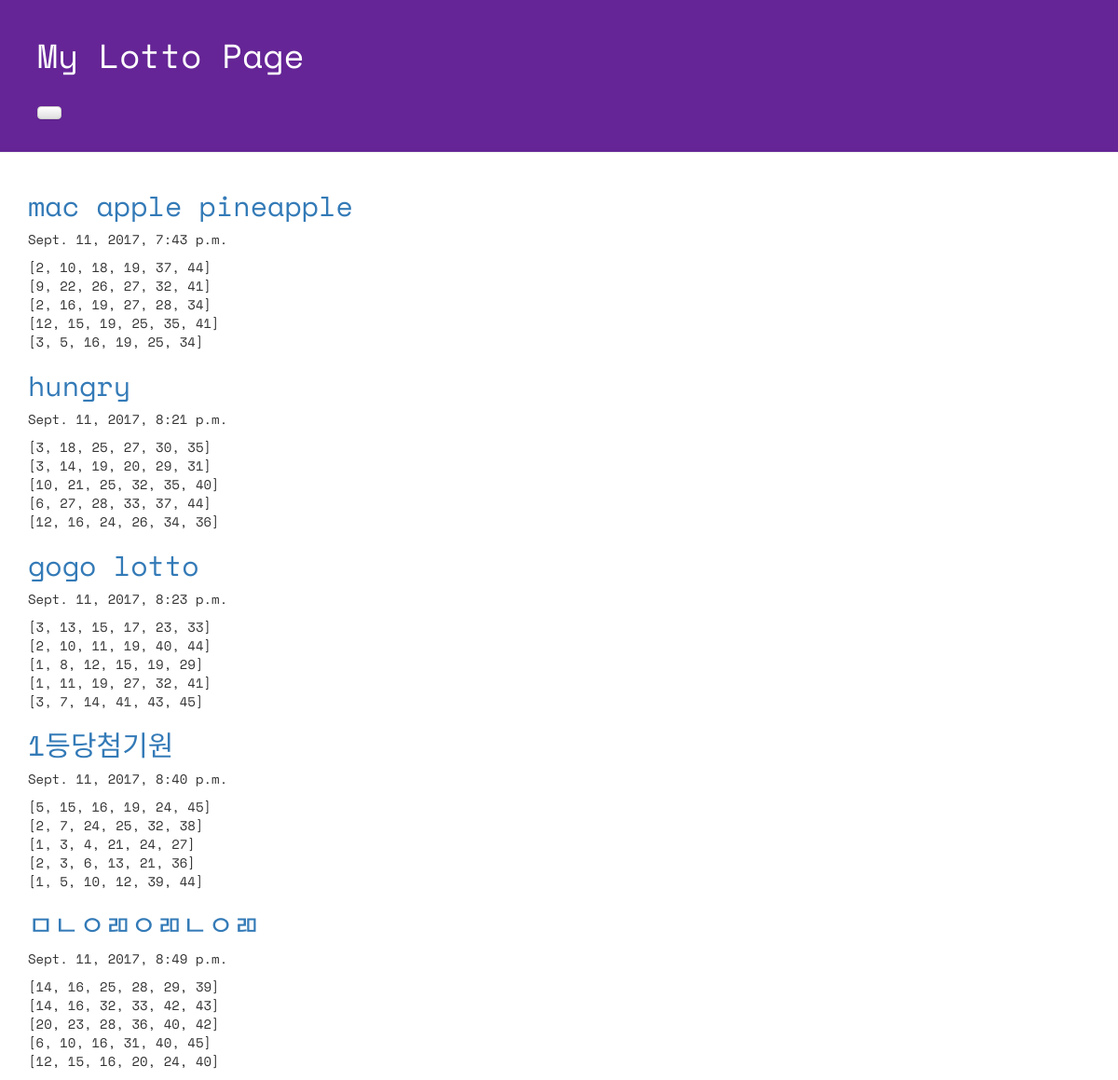
Page /lotto/ on the committed database.
### lotto/models.py (models this page shows, shortened)
class GuessNumbers(models.Model):
    name = models.CharField(max_length = 24)
    lottos = models.CharField(max_length = 255, default = '[1,2,3,4,5,6]')
    text = models.CharField(max_length = 255)
    num_lotto = models.IntegerField(default = 5)
    update_date = models.DateTimeField()

### lotto/views.py (the view)
# urls.py: url(r'^lotto/$', views.index, name='lotto'),
def index(request):
    lottos = GuessNumbers.objects.all()
    return render(request, "lotto/default.html", {"lottos":lottos})

### lotto/templates/lotto/default.html (shortened to what this page needs)
<!DOCTYPE html>
<html lang="ko">
<head>
  <link rel="stylesheet" href="//maxcdn.bootstrapcdn.com/bootstrap/3.2.0/css/bootstrap.min.css">
  <link rel="stylesheet" href="//maxcdn.bootstrapcdn.com/bootstrap/3.2.0/css/bootstrap-theme.min.css">
  <link href="//fonts.googleapis.com/css?family=Space+Mono" rel="stylesheet"> {% load staticfiles %}
  <link rel="stylesheet" href="{% static 'css/style.css' %}">
</head>
<body>
  <div class="page-header">
    <h1>My Lotto Page</h1>
    <h2><a href="{% url 'new_lotto' %}">
      <span class ="glyphicon plyphicon-plus btn btn-default"></span></a></h2>
  </div>
  <div class="container lotto">
    {% for lotto in lottos %}
    <h2><a href="{% url 'detail' lottokey=lotto.pk %}">{{lotto.text}}</a></h2>
    <p> {{lotto.update_date}}</p>
    <p>{{lotto.lottos|linebreaksbr}}</p>
    {% endfor %}
  </div>
</body>
</html>

### lotto/static/css/style.css (style rules this page uses)
.page-header { background-color: #652596; margin-top: 0; padding: 20px 20px 20px 40px; font-family: 'Space Mono', monospace; }
.page-header h1 { color: #FFFFFF; }
.container { font-family: 'Space Mono', monospace; }
.container h2 { color: #b9f442; }

### rows in the picture
GuessNumbers: text "mac apple pineapple", update_date "Sept. 11, 2017, 7:43 p.m.", lottos "[2, 10, 18, 19, 37, 44] [9, 22, 26, 27, 32, 41] [2, 16, 19, 27, 28, 34] [12, 15, 19, 25, 35, 41] [3, 5, 16, 19, 25, 34]"
GuessNumbers: text "hungry", update_date "Sept. 11, 2017, 8:21 p.m.", lottos "[3, 18, 25, 27, 30, 35] [3, 14, 19, 20, 29, 31] [10, 21, 25, 32, 35, 40] [6, 27, 28, 33, 37, 44] [12, 16, 24, 26, 34, 36]"
GuessNumbers: text "gogo lotto", update_date "Sept. 11, 2017, 8:23 p.m.", lottos "[3, 13, 15, 17, 23, 33] [2, 10, 11, 19, 40, 44] [1, 8, 12, 15, 19, 29] [1, 11, 19, 27, 32, 41] [3, 7, 14, 41, 43, 45]"
GuessNumbers: text "1등당첨기원", update_date "Sept. 11, 2017, 8:40 p.m.", lottos "[5, 15, 16, 19, 24, 45] [2, 7, 24, 25, 32, 38] [1, 3, 4, 21, 24, 27] [2, 3, 6, 13, 21, 36] [1, 5, 10, 12, 39, 44]"
GuessNumbers: text "ㅁㄴㅇㄻㅇㄻㄴㅇㄻ", update_date "Sept. 11, 2017, 8:49 p.m.", lottos "[14, 16, 25, 28, 29, 39] [14, 16, 32, 33, 42, 43] [20, 23, 28, 36, 40, 42] [6, 10, 16, 31, 40, 45] [12, 15, 16, 20, 24, 40]"
